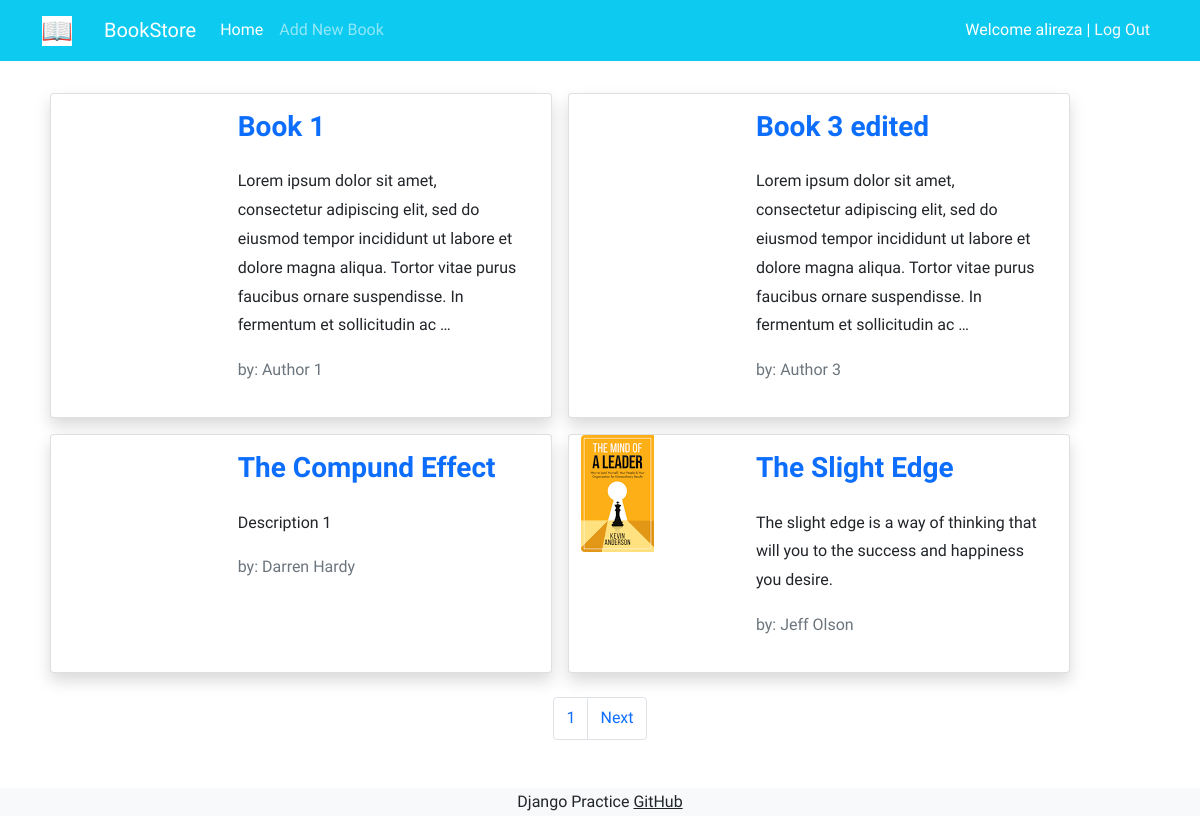
Page /books/ (signed in) on the committed database.
### accounts/models.py (models this page shows)
class CustomUser(AbstractUser):
    age = models.PositiveIntegerField(null=True, blank=True)

### books/models.py (models this page shows, shortened)
class Book(models.Model):
    user = models.ForeignKey(get_user_model(), on_delete=models.CASCADE)
    title = models.CharField(max_length=200)
    author = models.CharField(max_length=200)
    description = models.TextField()
    price = models.DecimalField(max_digits=5, decimal_places=2)
    cover = models.ImageField(upload_to='covers/', blank=True)
    def get_absolute_url(self):
        return reverse('book_detail', args=[self.id])

### books/views.py (the view)
# urls.py: path('', BookListView.as_view(), name='book_list'),
class BookListView(generic.ListView):
    model = Book
    paginate_by = 4 # number of items in a page
    template_name = 'books/book_list.html'
    context_object_name = 'books'

### books/templates/books/book_list.html (shortened to what this page needs)
{% extends '_base.html' %}
{% block content %}
<div class="container mt-4">
    <div class="row flex-row">
        {% for book in books %}
            <div class="card m-2 shadow" style="max-width: 45%">
                <div class="row g-0 h-100">
                    <div class="col-md-4">
                        {% if book.cover %}
                        <img src="{{ book.cover.url }}"
                             class="img-fluid rounded-start" alt="...">
                        {% endif %}
                    </div>
                    <div class="col-md-8 h-100">
                        <div class="d-flex flex-column justify-content-between h-100">
                            <div class="card-body">
                                <a class="text-decoration-none" href="{{ book.get_absolute_url }}"><h3 class="card-title"><strong>{{ book.title|capfirst }}</strong></h3></a>
                                <p class="card-text pt-3">{{ book.description|truncatewords:30 }}</p>
                                <p class="text-muted">by: {{ book.author|capfirst }}</p>
                            </div>
                        </div>
                    </div>
                </div>
            </div>
        {% endfor %}
    </div>
</div>
<nav aria-label="Page navigation">
  <ul class="pagination justify-content-center mt-3">
    <li class="page-item"><a class="page-link" href="">{{ page_obj.number }}</a></li>
    {% if page_obj.has_next %}
        <li class="page-item"><a class="page-link" href="?page={{ page_obj.next_page_number }}">Next</a></li>
    {% endif %}
  </ul>
</nav>
{% endblock %}

### templates/_base.html (shortened to what this page needs)
{% load static %}
<!DOCTYPE HTML PUBLIC "-//W3C//DTD HTML 4.01//EN" "http://www.w3.org/TR/html4/strict.dtd">
<html lang="en">
<head>
    <link href="https://cdn.jsdelivr.net/npm/bootstrap@5.1.3/dist/css/bootstrap.min.css" rel="stylesheet"
>
    <link rel="stylesheet" href="{% static 'css/style.css' %}">
</head>
<body>
    <nav class="navbar navbar-expand-lg navbar-dark bg-info">
        <div class="container">
            <a class="navbar-brand" href="#">
                <img src="{% static 'icons/book.png' %}" alt="" height="30"
                     class="d-inline-block align-text-top">
            </a>
            <a class="navbar-brand mx-3" href="#">BookStore</a>
            <div class="collapse navbar-collapse" id="navbarNavAltMarkup">
                <div class="navbar-nav">
                    <a class="nav-link active" aria-current="page" href="{% url 'book_list' %}">Home</a>
                    <a class="nav-link" href="{% url 'book_create' %}">Add New Book</a>
                </div>
            </div>
            <div class="mx-2 text-white">
                {% if user.is_authenticated %}
                    Welcome {{ user.username }} | <a class="link-light text-decoration-none" href="{% url 'logout' %}">Log Out</a>
                {% else %}
                    <a class="link-light text-decoration-none" href="{% url 'login' %}">Log In</a>
                    |
                    <a class="link-light text-decoration-none" href="{% url 'signup' %}">Sign Up</a>
                {% endif %}
            </div>
        </div>
    </nav>
    <div class="container">
        {% block content %}
        {% endblock %}
    </div>
    <footer class="bg-light text-center text-lg-start mt-5">
        <div class="text-center bg-grey">
            <p>Django Practice <a class="text-dark" href="https://github.com/a1364t" target="_blank">GitHub</a></p>
        </div>
    </footer>
</body>
</html>

### static/css/style.css (style rules this page uses)
* { font-family: 'Roboto', sans-serif; line-height: 1.8rem; }

### rows in the picture
CustomUser: username "alireza"
Book: title "Book 1", description "Lorem ipsum dolor sit amet, consectetur adipiscing elit, sed do eiusmod tempor incididunt ut labore et dolore magna aliqua. Tortor vitae purus faucibus ornare suspendisse. In fermentum et sollicitudin ac …", author "Author 1"
Book: title "Book 3 edited", description "Lorem ipsum dolor sit amet, consectetur adipiscing elit, sed do eiusmod tempor incididunt ut labore et dolore magna aliqua. Tortor vitae purus faucibus ornare suspendisse. In fermentum et sollicitudin ac …", author "Author 3"
Book: title "The Compund Effect", description "Description 1", author "Darren Hardy"
Book: cover (picture), title "The Slight Edge", description "The slight edge is a way of thinking that will you to the success and happiness you desire.", author "Jeff Olson"

### other values in the picture
{{ page_obj.number }} "1"
